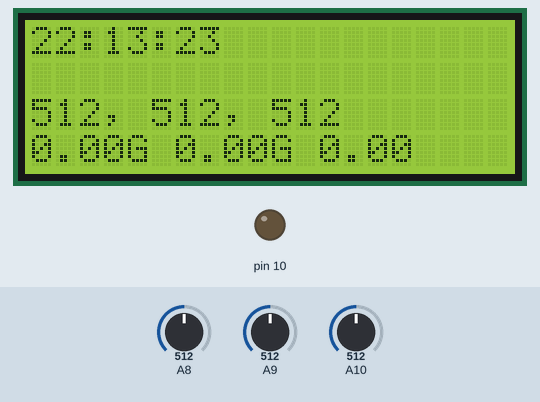
This sketch was run on a simulated Arduino Mega 2560, built with avr-gcc and run on an emulated ATmega2560. Parts: 20×4 character LCD, output pins drawn as LEDs (lit = HIGH). The test bench sets the inputs (shaded band); at power-on: A8 = 512, A9 = 512, A10 = 512. The local clock reads 2024-03-15 10:24:30 at power-on unless the sketch sets it; storage starts empty; what the sketch prints to the serial monitor is not drawn.

Above: at 4.3 s.
4.4 s: A8 set to 716
At 6.2 s:
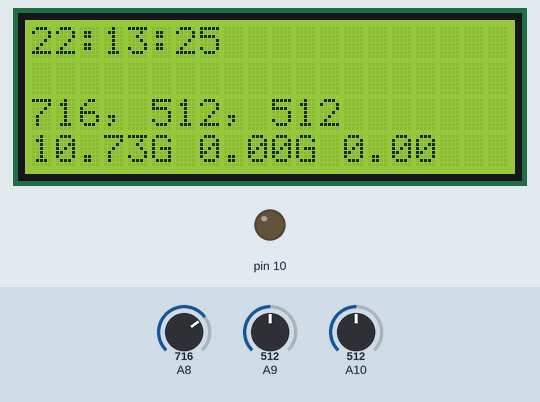
7.4 s: A9 set to 716
At 8.1 s:
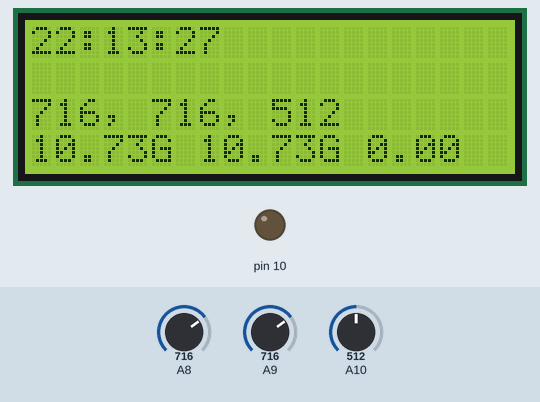
10.1 s: A10 set to 716
At 11.4 s:
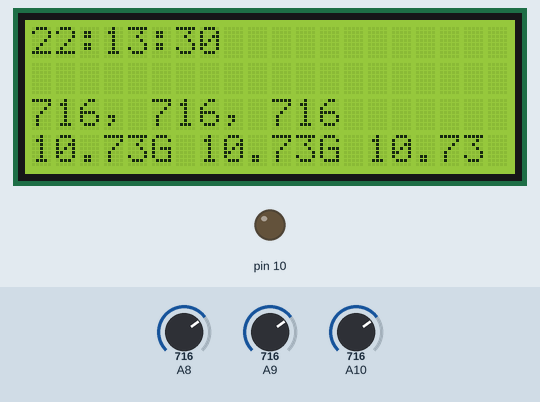
13.1 s: A8 set to 900
At 14.7 s:
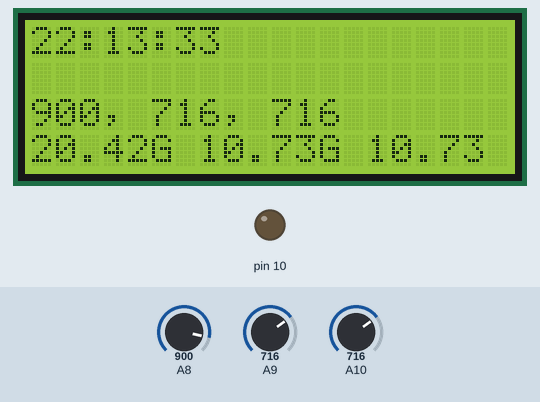
16.1 s: A9 set to 900
At 17.1 s:
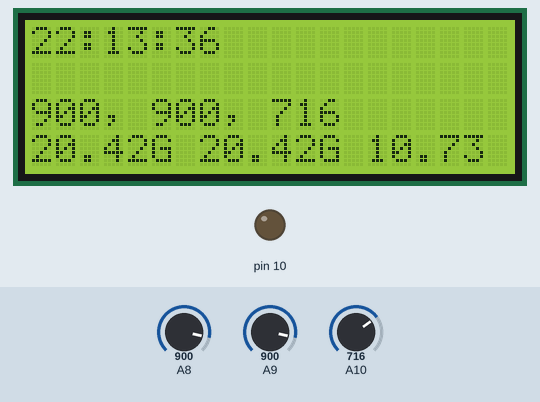
18.8 s: A10 set to 900
At 20.3 s:
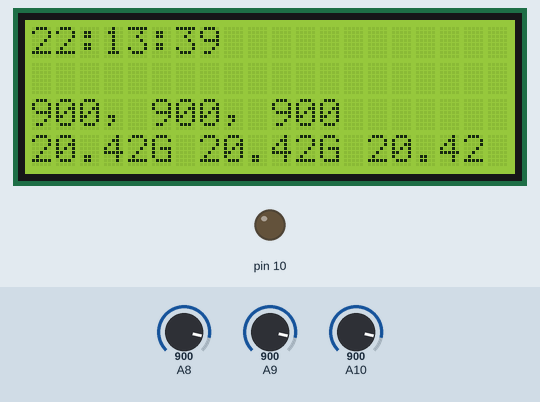
Timing chart, 0 to 21.8 s (numbered marks = the images above; inputs shaded):
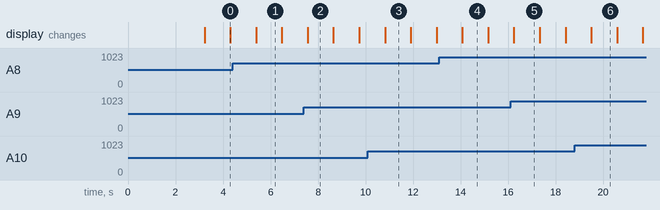

Measured:
- what the display in image 0 shows lasts 1.1 s, from 3.2 s to 4.3 s

The sketch:

sloppy_test_program.ino
```cpp
// Date and time functions using a DS1307 RTC connected via I2C and Wire lib

#include <Wire.h>
#include "RTClib.h"
#include "SD.h"
#include "LiquidCrystal.h"

RTC_DS1307 RTC;

// for the data logging shield, we use digital pin 10 for the SD cs line
const int chipSelect = 10;

// the logging file
File logfile;

#define redLEDpin 3
#define greenLEDpin 4


// Connect via i2c, default address #0 (A0-A2 not jumpered)
LiquidCrystal lcd(0);

//const int xInput = A0;
//const int yInput = A1;
//const int zInput = A2;
const int xInput = A8;
const int yInput = A9;
const int zInput = A10;
const int buttonPin = 2;

// Raw Ranges:
// initialize to mid-range and allow calibration to
// find the minimum and maximum for each axis

const int _oneGUnits = 19;
const int _16GUnits = _oneGUnits * 16;

int xRawMin = 512 - _16GUnits;
int xRawMax = 512 + _16GUnits;

int yRawMin = 512 - _16GUnits;
int yRawMax = 512 + _16GUnits;

int zRawMin = 512 - _16GUnits;
int zRawMax = 512 + _16GUnits;

int lowG = -1600;
int highG = 1600;


// Take multiple samples to reduce noise
const int sampleSize = 10;

void error(char *str)
{
  Serial.print("error: ");
  Serial.println(str);

  // red LED indicates error
  digitalWrite(redLEDpin, HIGH);

  while(1);
}


void setup () {
    Serial.begin(9600);
    Wire.begin();
    RTC.begin();

 // if (! RTC.isrunning())
 {
    Serial.println("RTC is NOT running!");
    // following line sets the RTC to the date & time this sketch was compiled
    RTC.adjust(DateTime(__DATE__, __TIME__));

    // initialize the SD card
  Serial.print("Initializing SD card...");
  // make sure that the default chip select pin is set to
  // output, even if you don't use it:
  pinMode(10, OUTPUT);

  // see if the card is present and can be initialized:
  if (!SD.begin(10,11,12,13)) {
    Serial.println("Card failed, or not present");
    // don't do anything more:
    return;
  }
  Serial.println("card initialized.");

  // create a new file
  char filename[] = "LOGGER00.CSV";
  for (uint8_t i = 0; i < 100; i++) {
    filename[6] = i/10 + '0';
    filename[7] = i%10 + '0';
    if (! SD.exists(filename)) {
      // only open a new file if it doesn't exist
      logfile = SD.open(filename, FILE_WRITE);
      break;  // leave the loop!
    }
  }

  if (! logfile) {
    error("couldnt create file");
  }

  Serial.print("Logging to: ");
  Serial.println(filename);

  lcd.begin(20,4);
  }

   Wire.begin();
  if (!RTC.begin()) {
    logfile.println("RTC failed");
#if ECHO_TO_SERIAL
    Serial.println("RTC failed");
#endif  //ECHO_TO_SERIAL
  }

   int xRaw = ReadAxis(xInput);
  int yRaw = ReadAxis(yInput);
  int zRaw = ReadAxis(zInput);
  delay(3000);
   xRaw = ReadAxis(xInput);
   yRaw = ReadAxis(yInput);
   zRaw = ReadAxis(zInput);

    Serial.print("Raw values at start: ");


    Serial.print(xRaw);
    Serial.print(", ");
    Serial.print(yRaw);
    Serial.print(", ");
    Serial.print(zRaw);
    Serial.println();

}

void loop () {
    DateTime now = RTC.now();

    // log time
  logfile.print(now.year(), DEC);
  logfile.print("/");
  logfile.print(now.month(), DEC);
  logfile.print("/");
  logfile.print(now.day(), DEC);
  logfile.print(" ");
  logfile.print(now.hour(), DEC);
  logfile.print(":");
  logfile.print(now.minute(), DEC);
  logfile.print(":");
  logfile.print(now.second(), DEC);

  logfile.flush();

    Serial.print(now.year(), DEC);
    Serial.print('/');
    Serial.print(now.month(), DEC);
    Serial.print('/');
    Serial.print(now.day(), DEC);
    Serial.print(' ');
    Serial.print(now.hour(), DEC);
    Serial.print(':');
    Serial.print(now.minute(), DEC);
    Serial.print(':');
    Serial.print(now.second(), DEC);
    Serial.println();

    Serial.print(" since 1970 = ");
    Serial.print(now.unixtime());
    Serial.print("s = ");
    Serial.print(now.unixtime() / 86400L);
    Serial.println("d");

    // calculate a date which is 7 days and 30 seconds into the future
    DateTime future (now.unixtime() + 7 * 86400L + 30);

    Serial.print(" now + 7d + 30s: ");
    Serial.print(future.year(), DEC);
    Serial.print('/');
    Serial.print(future.month(), DEC);
    Serial.print('/');
    Serial.print(future.day(), DEC);
    Serial.print(' ');
    Serial.print(future.hour(), DEC);
    Serial.print(':');
    Serial.print(future.minute(), DEC);
    Serial.print(':');
    Serial.print(future.second(), DEC);
    Serial.println();

    Serial.println();

     int xRaw = ReadAxis(xInput);
  int yRaw = ReadAxis(yInput);
  int zRaw = ReadAxis(zInput);


    // +/-  16Gs is range of sensor, if we use 16000 then we're ranging across the potential G values.
    long xScaled = map(xRaw, xRawMin, xRawMax, lowG, highG);
    long yScaled = map(yRaw, yRawMin, yRawMax, lowG, highG);
    long zScaled = map(zRaw, zRawMin, zRawMax, lowG, highG);

    // re-scale to fractional Gs
    float units = 100;
    float xAccel = xScaled / units;
    float yAccel = yScaled / units;
    float zAccel = zScaled / units;

    Serial.print(xRaw);
    Serial.print(", ");
    Serial.print(yRaw);
    Serial.print(", ");
    Serial.print(zRaw);

    Serial.print(" :: ");
    Serial.print(xAccel);
    Serial.print("G, ");
    Serial.print(yAccel);
    Serial.print("G, ");
    Serial.print(zAccel);
    Serial.println("G");

    lcd.setBacklight(HIGH);
    lcd.setCursor(0, 0);
  // print the time

  lcd.print(now.hour(), DEC);
  lcd.print(":");
  lcd.print(now.minute(), DEC);
  lcd.print(":");
  lcd.print(now.second(), DEC);


lcd.setCursor(0, 2);
  lcd.print(xRaw);
  lcd.print(", ");
  lcd.print(yRaw);
  lcd.print(", ");
  lcd.print(zRaw);

  lcd.setCursor(0, 3);
  lcd.print(xAccel);
  lcd.print("G ");
  lcd.print(yAccel);
  lcd.print("G ");
  lcd.print(zAccel);

  Serial.println();
  Serial.print("LCD");
  Serial.println();

    delay(1000);
}

int ReadAxis(int axisPin)
{
  long reading = 0;
  analogRead(axisPin);
  delay(1);
  for (int i = 0; i < sampleSize; i++)
  {
    reading += analogRead(axisPin);
  }
  return reading/sampleSize;
}
```
